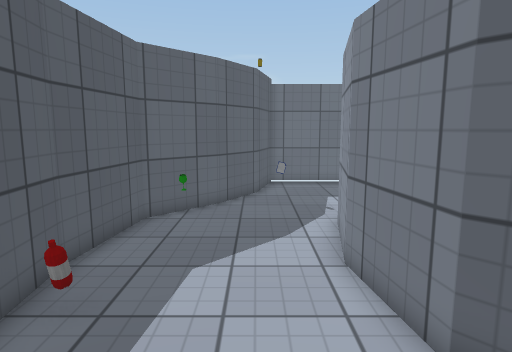
view 1 (above)

12 first-person views from a walk through a scene from a Unity 3-D project. The camera is 1.5 m above the floor, tilts 8° down and sees 75° across. The floor is counted in squares, 0.5 m on a side. Each view is taken from the middle of a square. On the plan, view 1 faces up. The plan holds only what a view shows up to about 20 squares ahead; the rest is blank. The player is left out. Surface patterns are stand-ins for the level's own textures.

view 2
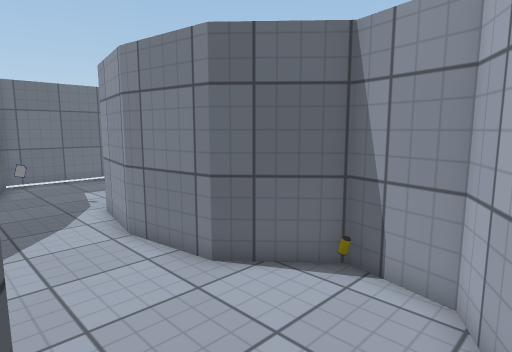

view 3
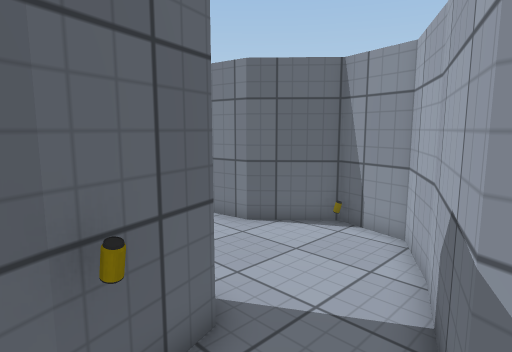

view 4
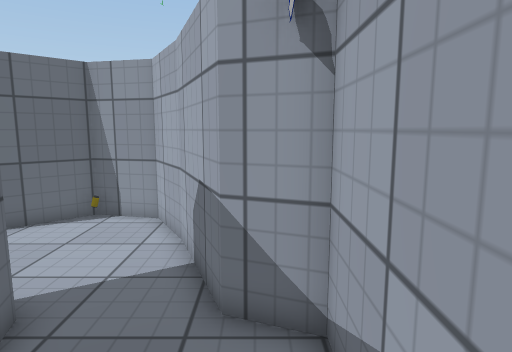

view 5
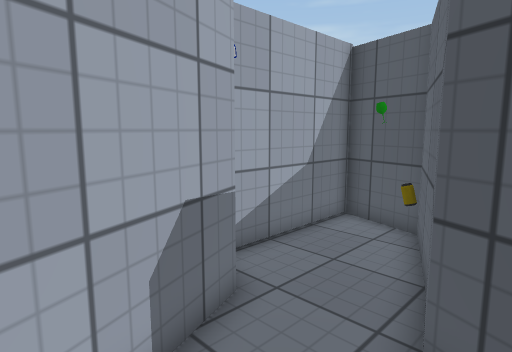

view 6
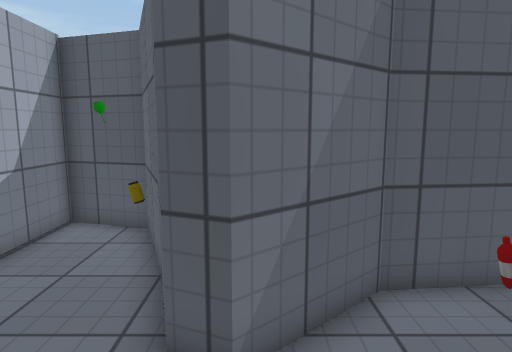

view 7
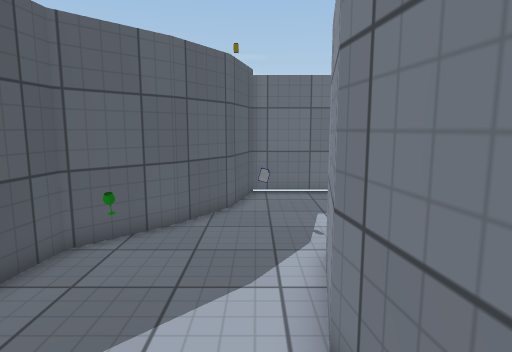

view 8
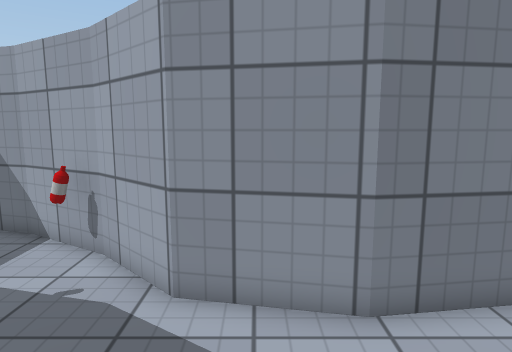

view 9
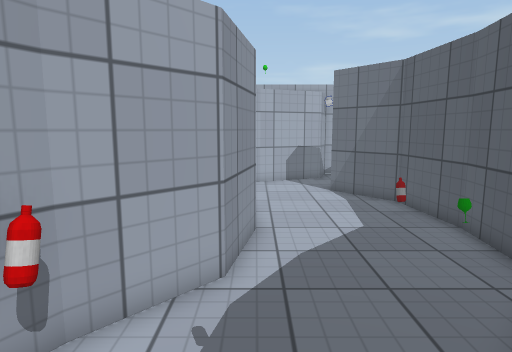

view 10
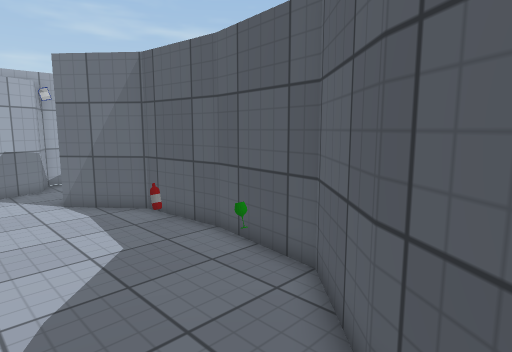

view 11
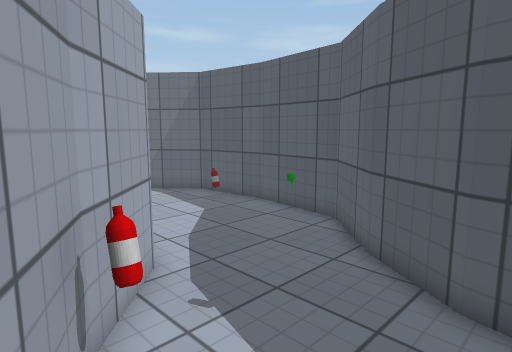

view 12
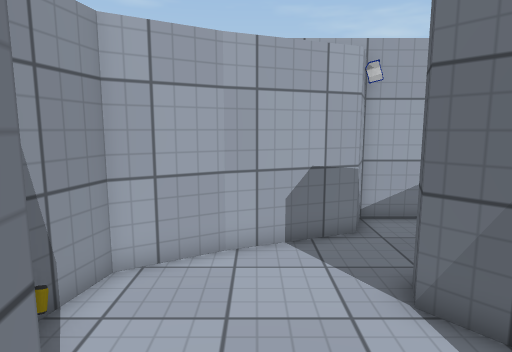

### Floor plan
Points are (right, up) in squares from view 1. A wall is a line through its corners. A room is listed if a view was taken in it or the views show most of it. See-through windows are left out.
Room 1 (views 1, 2, 5, 6, 7, 8, 9, 10, 11, 12)
walls: (4.7, 12.6) (6.4, 15.5); (-1.4, 13.5) (-3.8, 11) (-4.3, 7.1) (-3.9, 3.3) (-1.7, 0.7) (-2.1, -0.2); (6.3, 15.4) (6.7, 16.7); (1.6, -2.1) (4, -0.7) (4.6, 1.6) (2.5, 3.9) (2, 7.2) (2.6, 10.5) (4.7, 12.7); (0.8, 18.6) (0, 15.8) (-1.6, 13.3); (-1.9, -3.4) (1.8, -2)
ways out: opening at (-3, -2) to room 2
objects: other object (-3, 5); other object (-2, 10); other object (5, 14)
Room 2 (views 3, 4)
walls: (-7.8, -2.1) (-8.5, -4.7); (-8.5, -5) (-2.5, -5) (-1.9, -3.4); (-2.1, -0.2) (-8, -2)
ways out: opening at (-3, -2) to room 1
objects: other object (-6, -3)

Positions as (right, up) in squares from view 1, and headings:
1: (0, 0), facing up
2: (-2, -2), facing up-right
3: (-5, -4), facing up-right
4: (-7, -4), facing right
5: (2, 1), facing down-left
6: (2, 1), facing left
7: (1, 3), facing up
8: (-3, 9), facing right
9: (2, 17), facing down
10: (2, 15), facing down-left
11: (6, 17), facing down-left
12: (1, 6), facing down
